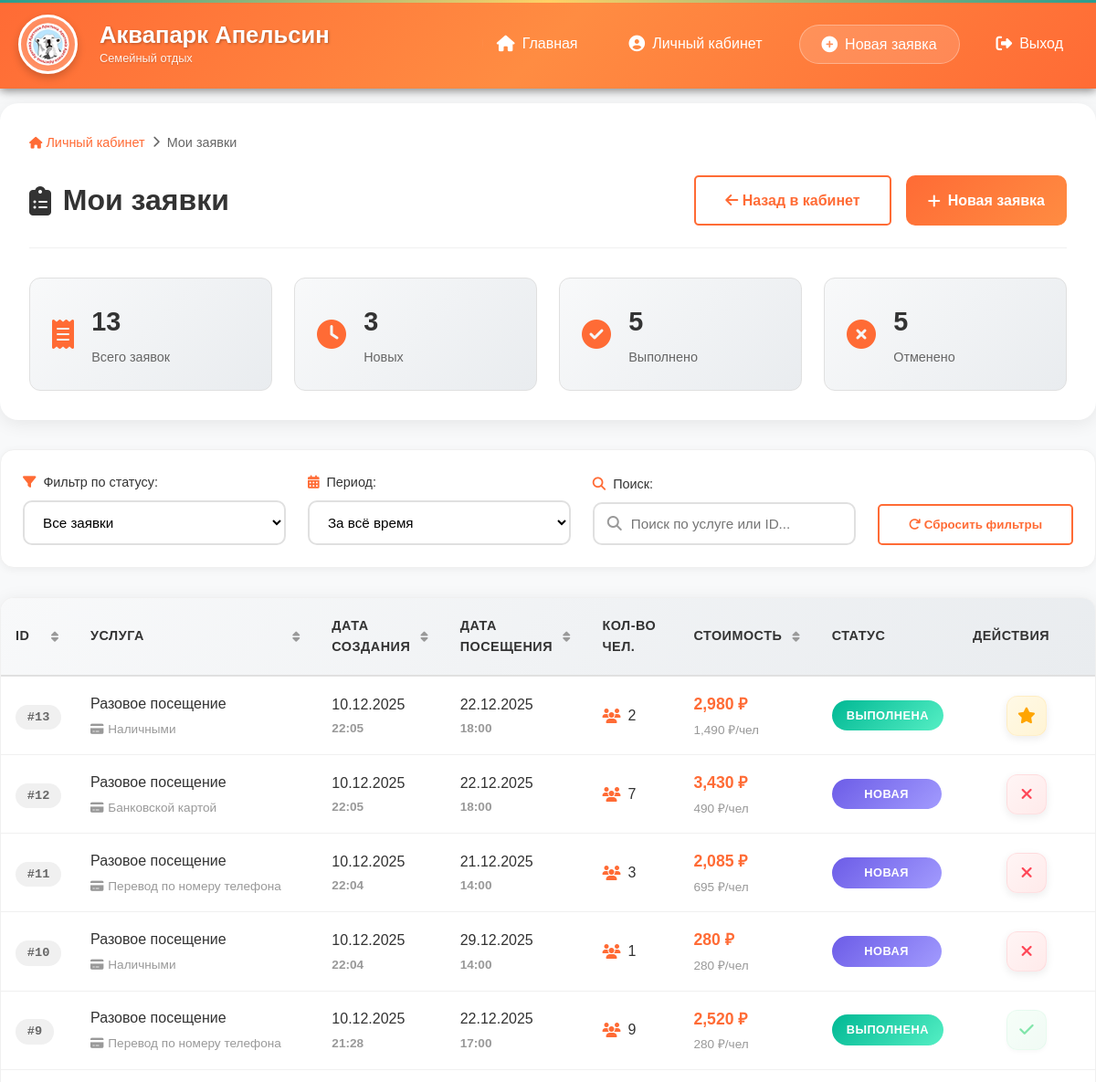
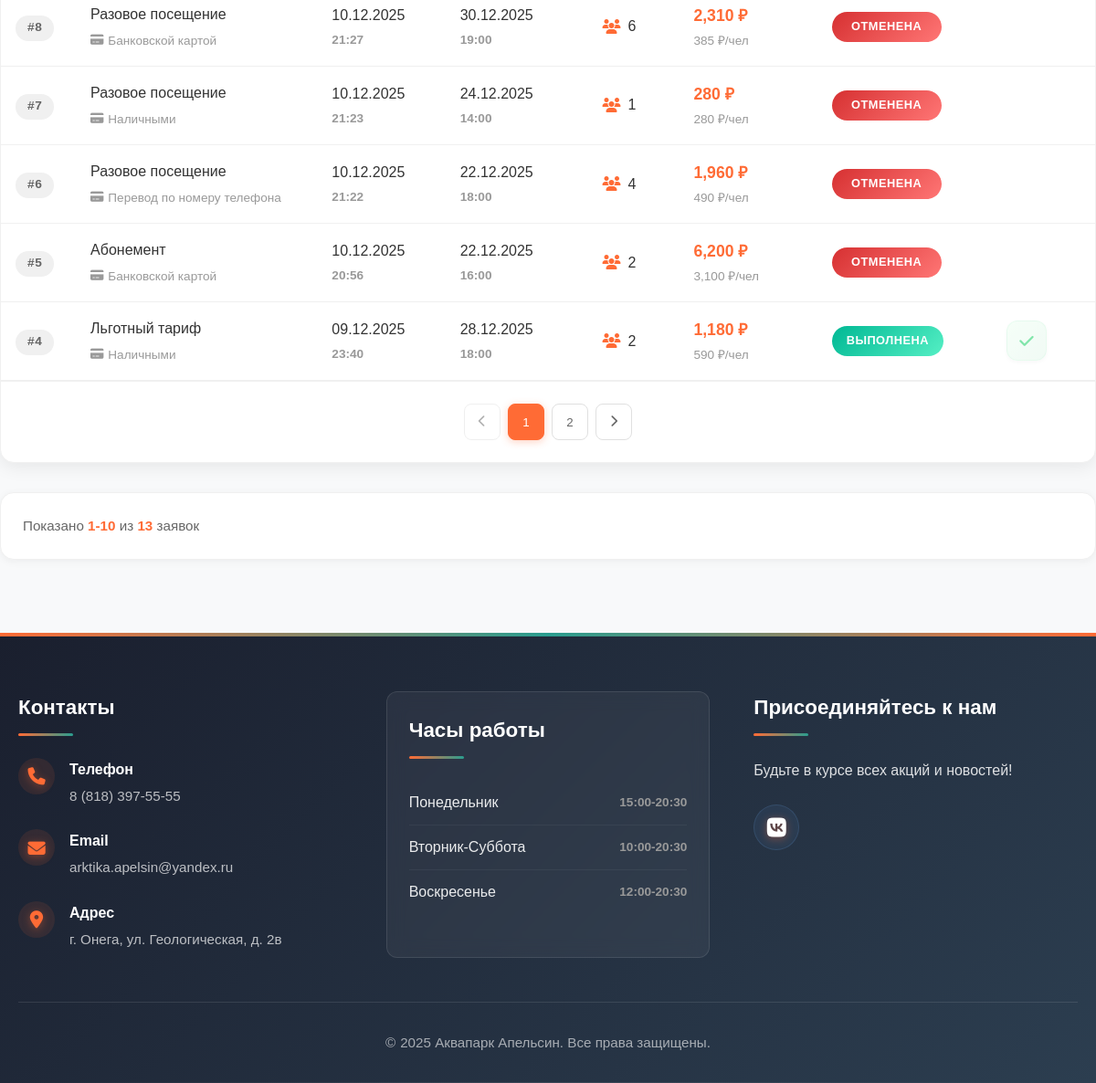
/my_orders.php (signed in), run on the app's committed database (2 pictures, top to bottom).
### tables this page shows
CREATE TABLE `orders` (
  `id` int NOT NULL,
  `user_id` int NOT NULL,
  `tariff_id` int NOT NULL,
  `people_count` int NOT NULL DEFAULT '1',
  `children_under_3` int DEFAULT '0',
  `desired_date` date NOT NULL,
  `desired_time` time NOT NULL,
  `total_price` decimal(10,2) NOT NULL,
  `payment_method_id` int NOT NULL,
  `status_id` int NOT NULL DEFAULT '1',
  `admin_notes` text,
  `created_at` timestamp NULL DEFAULT CURRENT_TIMESTAMP,
  `updated_at` timestamp NULL DEFAULT CURRENT_TIMESTAMP ON UPDATE CURRENT_TIMESTAMP
);

CREATE TABLE `service_categories` (
  `id` int NOT NULL,
  `name` varchar(100) NOT NULL COMMENT 'Категория услуги',
  `description` text
);

CREATE TABLE `payment_methods` (
  `id` int NOT NULL,
  `name` varchar(50) NOT NULL,
  `code` varchar(20) NOT NULL
);

CREATE TABLE `order_statuses` (
  `id` int NOT NULL,
  `name` varchar(50) NOT NULL,
  `code` varchar(20) NOT NULL,
  `is_default` tinyint(1) DEFAULT '0'
);

### public/my_orders.php (the view, shortened to what this page needs)
<?php
require_once 'config/database.php';
$sql = "SELECT o.*, os.name as status_name, sc.name as service_name,
               pm.name as payment_method, t.price_per_person,
               (SELECT COUNT(*) FROM reviews r WHERE r.order_id = o.id) as has_review
        FROM orders o
        JOIN order_statuses os ON o.status_id = os.id
        JOIN tariffs t ON o.tariff_id = t.id
        JOIN service_categories sc ON t.category_id = sc.id
        JOIN payment_methods pm ON o.payment_method_id = pm.id
        WHERE o.user_id = ?
        ORDER BY o.created_at DESC";
$stmt = $pdo->prepare($sql);
$stmt->execute([$_SESSION['user_id']]);
$all_orders = $stmt->fetchAll(PDO::FETCH_ASSOC);
$total_orders = count($all_orders);
$status_counts = [
    'Все' => $total_orders,
    'Новая' => 0,
    'В обработке' => 0,
    'Выполнена' => 0,
    'Отменена' => 0
];
foreach ($all_orders as $order) {
    $status = $order['status_name'];
    if (isset($status_counts[$status])) {
        $status_counts[$status]++;
    }
}
require_once 'includes/header.php';
?>
<div class="cabinet-container">
    <div class="orders-page-header">
        <div class="breadcrumb">
            <a href="/user_cabinet.php"><i class="fas fa-home"></i> Личный кабинет</a>
            <i class="fas fa-chevron-right"></i>
            <span>Мои заявки</span>
        </div>
        <div class="page-title-section">
            <h1><i class="fas fa-clipboard-list"></i> Мои заявки</h1>
            <div class="page-actions">
                <a href="/user_cabinet.php" class="btn btn-outline">
                    <i class="fas fa-arrow-left"></i> Назад в кабинет
                </a>
                <a href="/create_order.php" class="btn btn-primary">
                    <i class="fas fa-plus"></i> Новая заявка
                </a>
            </div>
        </div>
        <div class="orders-summary">
            <div class="summary-card">
                <i class="fas fa-receipt"></i>
                <div>
                    <h3><?php echo $total_orders; ?></h3>
                    <p>Всего заявок</p>
                </div>
            </div>
            <div class="summary-card">
                <i class="fas fa-clock"></i>
                <div>
                    <h3><?php echo $status_counts['Новая']; ?></h3>
                    <p>Новых</p>
                </div>
            </div>
            <div class="summary-card">
                <i class="fas fa-check-circle"></i>
                <div>
                    <h3><?php echo $status_counts['Выполнена']; ?></h3>
                    <p>Выполнено</p>
                </div>
            </div>
            <div class="summary-card">
                <i class="fas fa-times-circle"></i>
                <div>
                    <h3><?php echo $status_counts['Отменена']; ?></h3>
                    <p>Отменено</p>
                </div>
            </div>
        </div>
    </div>
    <div class="orders-content">
        <div class="orders-filters">
            <div class="filter-group">
                <label for="statusFilter"><i class="fas fa-filter"></i> Фильтр по статусу:</label>
                <select id="statusFilter" class="filter-select">
                    <option value="all">Все заявки</option>
                </select>
            </div>
            <div class="filter-group">
                <label for="dateFilter"><i class="fas fa-calendar-alt"></i> Период:</label>
                <select id="dateFilter" class="filter-select">
                    <option value="all">За всё время</option>
                </select>
            </div>
            <div class="filter-group search-group">
                <label for="searchOrders"><i class="fas fa-search"></i> Поиск:</label>
                <div class="search-input-wrapper">
                    <input type="text" id="searchOrders" placeholder="Поиск по услуге или ID...">
                    <i class="fas fa-search search-icon"></i>
                </div>
            </div>
            <button class="btn btn-outline reset-filters">
                <i class="fas fa-redo"></i> Сбросить фильтры
            </button>
        </div>
        <?php if(empty($all_orders)): ?>
            <div class="empty-state">
                <div class="empty-icon">
                    <i class="fas fa-clipboard-list"></i>
                </div>
                <h3>Заявок не найдено</h3>
                <p>У вас пока нет ни одной заявки. Создайте первую заявку прямо сейчас!</p>
                <a href="/create_order.php" class="btn btn-primary btn-lg">
                    <i class="fas fa-plus"></i> Создать первую заявку
                </a>
            </div>
        <?php else: ?>
            <div class="orders-table-container" id="ordersTableContainer">
                <div class="table-responsive">
                    <table class="orders-table">
                        <thead>
                            <tr>
                                <th>
                                    <div class="table-header">
                                        <span>ID</span>
                                        <button class="sort-btn" data-sort="id">
                                            <i class="fas fa-sort"></i>
                                        </button>
                                    </div>
                                </th>
                                <th>
                                    <div class="table-header">
                                        <span>Услуга</span>
                                        <button class="sort-btn" data-sort="service">
                                            <i class="fas fa-sort"></i>
                                        </button>
                                    </div>
                                </th>
                                <th>
                                    <div class="table-header">
                                        <span>Дата создания</span>
                                        <button class="sort-btn" data-sort="created">
                                            <i class="fas fa-sort"></i>
                                        </button>
                                    </div>
                                </th>
                                <th>
                                    <div class="table-header">
                                        <span>Дата посещения</span>
                                        <button class="sort-btn" data-sort="visit">
                                            <i class="fas fa-sort"></i>
                                        </button>
                                    </div>
                                </th>
                                <th>Кол-во чел.</th>
                                <th>
                                    <div class="table-header">
                                        <span>Стоимость</span>
                                        <button class="sort-btn" data-sort="price">
                                            <i class="fas fa-sort"></i>
                                        </button>
                                    </div>
                                </th>
                                <th>Статус</th>
                                <th>Действия</th>
                            </tr>
                        </thead>
                        <tbody>
                            <?php foreach($all_orders as $order): ?>
                            <tr class="order-row"
                                data-id="<?php echo $order['id']; ?>"
                                data-status="<?php echo $order['status_name']; ?>"
                                data-service="<?php echo htmlspecialchars($order['service_name']); ?>"
                                data-created="<?php echo strtotime($order['created_at']); ?>"
                                data-visit="<?php echo strtotime($order['desired_date'] . ' ' . $order['desired_time']); ?>"
                                data-price="<?php echo $order['total_price']; ?>">
                                <td class="order-id-cell">
                                    <span class="id-badge">#<?php echo $order['id']; ?></span>
                                </td>
                                <td class="order-service-cell">
                                    <div class="service-info">
                                        <div class="service-name"><?php echo htmlspecialchars($order['service_name']); ?></div>
                                        <div class="service-meta">
                                            <span class="payment-method">
                                                <i class="fas fa-credit-card"></i>
                                                <?php echo htmlspecialchars($order['payment_method']); ?>
                                            </span>
                                        </div>
                                    </div>
                                </td>
                                <td class="order-date-cell">
                                    <div class="date-info">
                                        <div class="date"><?php echo date('d.m.Y', strtotime($order['created_at'])); ?></div>
                                        <div class="time"><?php echo date('H:i', strtotime($order['created_at'])); ?></div>
                                    </div>
                                </td>
                                <td class="order-visit-cell">
                                    <div class="date-info">
                                        <div class="date"><?php echo date('d.m.Y', strtotime($order['desired_date'])); ?></div>
                                        <div class="time"><?php echo date('H:i', strtotime($order['desired_time'])); ?></div>
                                    </div>
                                </td>
                                <td class="order-people-cell">
                                    <span class="people-count">
                                        <i class="fas fa-users"></i>
                                        <?php echo $order['people_count']; ?>
                                    </span>
                                </td>
                                <td class="order-price-cell">
                                    <div class="price-info">
                                        <div class="price"><?php echo number_format($order['total_price'], 0); ?> ₽</div>
                                        <div class="price-per-person">
                                            <?php
                                            $per_person = $order['total_price'] / $order['people_count'];
                                            echo number_format($per_person, 0); ?> ₽/чел
                                        </div>
                                    </div>
                                </td>
                                <td class="order-status-cell">
                                    <span class="status-badge status-<?php echo $order['status_name']; ?>">
                                        <?php echo htmlspecialchars($order['status_name']); ?>
                                    </span>
                                </td>
                                <td class="order-actions-cell">
                                    <div class="action-buttons">
                                        <?php if($order['status_name'] === 'Новая'): ?>
                                            <button class="btn-action btn-cancel"
                                                    data-order-id="<?php echo $order['id']; ?>"
                                                    title="Отменить заявку">
                                                <i class="fas fa-times"></i>
                                            </button>
                                        <?php elseif($order['status_name'] === 'Выполнена'): ?>
                                            <?php if($order['has_review'] == 0): ?>
                                                <button class="btn-action btn-review pulse"
                                                        onclick="showReviewForm(<?php echo $order['id']; ?>)"
                                                        title="Оставить отзыв">
                                                    <i class="fas fa-star"></i>
                                                </button>
                                            <?php else: ?>
                                                <button class="btn-action btn-reviewed" title="Отзыв оставлен" disabled>
                                                    <i class="fas fa-check"></i>
                                                </button>
                                            <?php endif; ?>
                                        <?php endif; ?>
                                    </div>
                                </td>
                            </tr>
                            <?php endforeach; ?>
                        </tbody>
                    </table>
                </div>
                <?php
                $total_orders = count($all_orders);
                if($total_orders > 10):
                ?>
                <div class="pagination">
                    <button class="pagination-btn prev" disabled>
                        <i class="fas fa-chevron-left"></i>
                    </button>
                    <div class="pagination-pages">
                        <?php
                        $itemsPerPage = 10;
                        $totalPages = ceil($total_orders / $itemsPerPage);
                        $maxVisiblePages = 5;
                        $startPage = 1;
                        $endPage = min($maxVisiblePages, $totalPages);
                        for ($i = $startPage; $i <= $endPage; $i++): ?>
                            <button class="pagination-page <?php echo ($i === 1) ? 'active' : ''; ?>">
                                <?php echo $i; ?>
                            </button>
                        <?php endfor; ?>
                    </div>
                    <button class="pagination-btn next" <?php echo ($totalPages > 1) ? '' : 'disabled'; ?>>
                        <i class="fas fa-chevron-right"></i>
                    </button>
                </div>
                <?php endif; ?>
            </div>
            <div class="orders-footer">
                <div class="footer-info">
                    <p>Показано <span id="visibleOrdersCount">1-<?php echo min(10, $total_orders); ?></span> из <span id="totalOrdersCount"><?php echo $total_orders; ?></span> заявок</p>
                </div>
            </div>
        <?php endif; ?>
    </div>
</div>
<?php require_once 'includes/footer.php'; ?>

### data on the page
orders: id "13", service_categories.name "Разовое посещение", payment_method.name "Наличными", created_at "10.12.2025", created_at "22:05", desired_date "22.12.2025", desired_time "18:00", people_count "2", total_price "2,980", per_person "1,490", status.name "ВЫПОЛНЕНА"
orders: id "12", service_categories.name "Разовое посещение", payment_method.name "Банковской картой", created_at "10.12.2025", created_at "22:05", desired_date "22.12.2025", desired_time "18:00", people_count "7", total_price "3,430", per_person "490", status.name "НОВАЯ"
orders: id "11", service_categories.name "Разовое посещение", payment_method.name "Перевод по номеру телефона", created_at "10.12.2025", created_at "22:04", desired_date "21.12.2025", desired_time "14:00", people_count "3", total_price "2,085", per_person "695", status.name "НОВАЯ"
orders: id "10", service_categories.name "Разовое посещение", payment_method.name "Наличными", created_at "10.12.2025", created_at "22:04", desired_date "29.12.2025", desired_time "14:00", people_count "1", total_price "280", per_person "280", status.name "НОВАЯ"
orders: id "9", service_categories.name "Разовое посещение", payment_method.name "Перевод по номеру телефона", created_at "10.12.2025", created_at "21:28", desired_date "22.12.2025", desired_time "17:00", people_count "9", total_price "2,520", per_person "280", status.name "ВЫПОЛНЕНА"
orders: id "8", service_categories.name "Разовое посещение", payment_method.name "Банковской картой", created_at "10.12.2025", created_at "21:27", desired_date "30.12.2025", desired_time "19:00", people_count "6", total_price "2,310", per_person "385", status.name "ОТМЕНЕНА"
orders: id "7", service_categories.name "Разовое посещение", payment_method.name "Наличными", created_at "10.12.2025", created_at "21:23", desired_date "24.12.2025", desired_time "14:00", people_count "1", total_price "280", per_person "280", status.name "ОТМЕНЕНА"
orders: id "6", service_categories.name "Разовое посещение", payment_method.name "Перевод по номеру телефона", created_at "10.12.2025", created_at "21:22", desired_date "22.12.2025", desired_time "18:00", people_count "4", total_price "1,960", per_person "490", status.name "ОТМЕНЕНА"
orders: id "5", service_categories.name "Абонемент", payment_method.name "Банковской картой", created_at "10.12.2025", created_at "20:56", desired_date "22.12.2025", desired_time "16:00", people_count "2", total_price "6,200", per_person "3,100", status.name "ОТМЕНЕНА"
orders: id "4", service_categories.name "Льготный тариф", payment_method.name "Наличными", created_at "09.12.2025", created_at "23:40", desired_date "28.12.2025", desired_time "18:00", people_count "2", total_price "1,180", per_person "590", status.name "ВЫПОЛНЕНА"

### other printed values
$total_orders "13"
$status_counts['Новая'] "3"
$status_counts['Выполнена'] "5"
$status_counts['Отменена'] "5"
